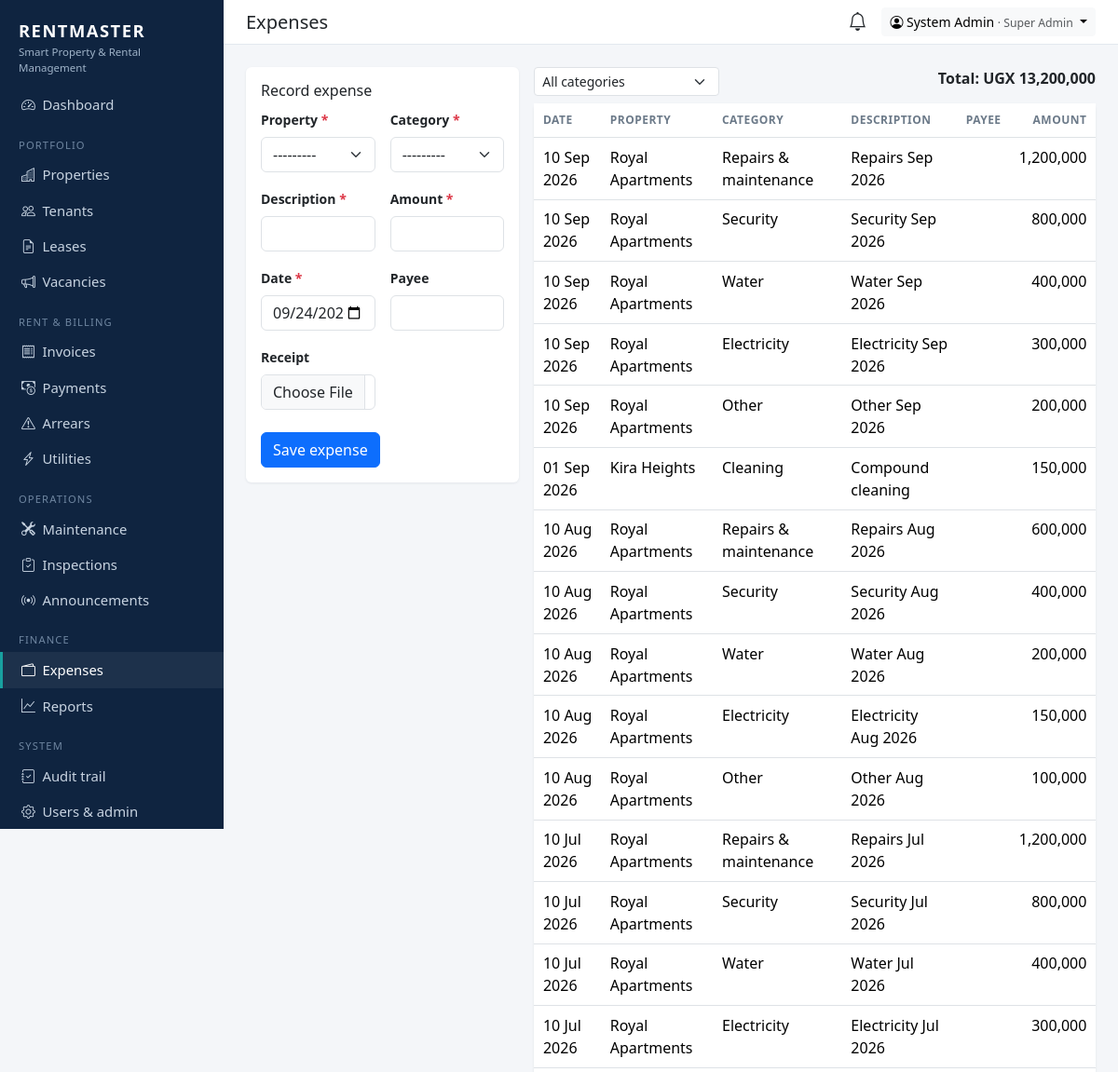
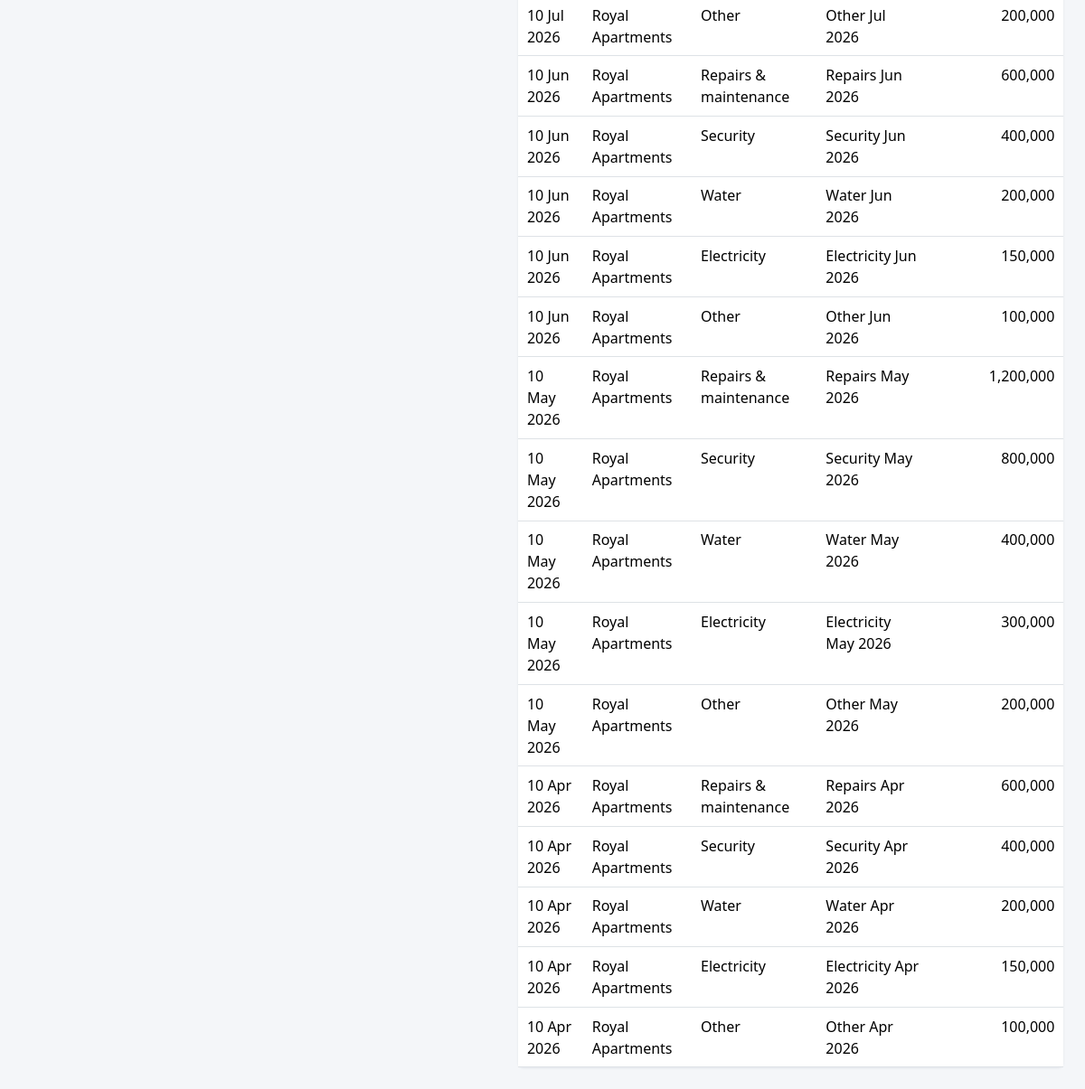
Screenshot of /finance/expenses/ (signed in) with the database file from the repository (2 pictures, top to bottom).
### apps/accounts/models.py (models this page shows, shortened)
class User(AbstractUser):
    role = models.CharField(max_length=20, choices=Role.choices, default=Role.TENANT)
    phone = models.CharField(max_length=20, blank=True)
    totp_secret = models.CharField(max_length=64, blank=True, editable=False)
    totp_enabled = models.BooleanField("Two-factor authentication", default=False, editable=False)
    def __str__(self):
        return self.get_full_name() or self.username

### apps/finance/models.py (models this page shows, shortened)
class Expense(models.Model):
    class Category(models.TextChoices):
        REPAIRS = "REPAIRS", "Repairs & maintenance"
        PLUMBING = "PLUMBING", "Plumbing"
        ELECTRICITY = "ELECTRICITY", "Electricity"
        WATER = "WATER", "Water"
        SECURITY = "SECURITY", "Security"
        CLEANING = "CLEANING", "Cleaning"
        SALARIES = "SALARIES", "Staff salaries"
        TAXES = "TAXES", "Property taxes"
        INSURANCE = "INSURANCE", "Insurance"
        MATERIALS = "MATERIALS", "Maintenance materials"
        CONTRACTORS = "CONTRACTORS", "Contractor payments"
        OTHER = "OTHER", "Other"
    property = models.ForeignKey(Property, on_delete=models.PROTECT, related_name="expenses")
    category = models.CharField(max_length=15, choices=Category.choices)
    description = models.CharField(max_length=200)
    amount = models.DecimalField(max_digits=12, decimal_places=0)
    date = models.DateField(default=date.today)
    payee = models.CharField(max_length=150, blank=True)
    receipt = models.FileField(upload_to="expenses/", blank=True, storage=private_storage, validators=[DOC_EXTS])
    maintenance_request = models.ForeignKey("maintenance.MaintenanceRequest", null=True, blank=True, on_delete=models.SET_NULL)
    recorded_by = models.ForeignKey(settings.AUTH_USER_MODEL, null=True, on_delete=models.SET_NULL, editable=False)
    created_at = models.DateTimeField(auto_now_add=True)
    class Meta:
        ordering = ["-date"]

### apps/properties/models.py (models this page shows, shortened)
class Property(models.Model):
    class Type(models.TextChoices):
        APARTMENT = "APARTMENT", "Apartment block"
        HOUSE = "HOUSE", "Houses / estate"
        COMMERCIAL = "COMMERCIAL", "Commercial"
        MIXED = "MIXED", "Mixed use"
        HOSTEL = "HOSTEL", "Hostel"
    class Status(models.TextChoices):
        ACTIVE = "ACTIVE", "Active"
        INACTIVE = "INACTIVE", "Inactive"
        UNDER_CONSTRUCTION = "UNDER_CONSTRUCTION", "Under construction"
    name = models.CharField(max_length=150)
    code = models.CharField(max_length=20, unique=True, help_text="Short code, e.g. ROYAL")
    property_type = models.CharField(max_length=20, choices=Type.choices, default=Type.APARTMENT)
    location = models.CharField(max_length=200)
    latitude = models.DecimalField(max_digits=9, decimal_places=6, null=True, blank=True)
    longitude = models.DecimalField(max_digits=9, decimal_places=6, null=True, blank=True)
    owner = models.ForeignKey(
        settings.AUTH_USER_MODEL, on_delete=models.PROTECT, related_name="owned_properties",
        limit_choices_to={"role": "OWNER"},
    )
    managers = models.ManyToManyField(
        settings.AUTH_USER_MODEL, blank=True, related_name="managed_properties",
        limit_choices_to={"role__in": ["MANAGER", "CARETAKER"]},
        help_text="Managers and caretakers who can work on this property.",
    )
    photo = models.FileField(upload_to="properties/", blank=True, validators=[IMAGE_EXTS])
    status = models.CharField(max_length=20, choices=Status.choices, default=Status.ACTIVE)
    notes = models.TextField(blank=True)
    created_at = models.DateTimeField(auto_now_add=True)
    class Meta:
        ordering = ["name"]
        verbose_name_plural = "properties"
    def __str__(self):
        return self.name

### apps/finance/views.py (the view)
# urls.py: path("expenses/", views.expense_list, name="expense_list"),
@role_required(*REPORT_ROLES)
def expense_list(request):
    expenses = Expense.objects.filter(property__in=properties_for(request.user)).select_related("property")
    category = request.GET.get("category", "")
    if category:
        expenses = expenses.filter(category=category)
    can_add = request.user.role in FINANCE_ROLES
    form = ExpenseForm(request.POST or None, request.FILES or None, user=request.user) if can_add else None
    if request.method == "POST" and can_add and form.is_valid():
        expense = form.save(commit=False)
        expense.recorded_by = request.user
        expense.save()
        messages.success(request, "Expense recorded.")
        return redirect("finance:expense_list")
    return render(request, "finance/expense_list.html", {
        "expenses": expenses[:500], "form": form, "category": category, "categories": Expense.Category.choices,
        "total": expenses.aggregate(s=Sum("amount"))["s"] or 0,
    })

### apps/finance/forms.py
class ExpenseForm(BootstrapFormMixin, forms.ModelForm):
    class Meta:
        model = Expense
        fields = ["property", "category", "description", "amount", "date", "payee", "receipt"]
        widgets = {"date": DateInput()}
    def __init__(self, *args, user=None, **kwargs):
        super().__init__(*args, **kwargs)
        self.fields["property"].queryset = properties_for(user)

### apps/accounts/permissions.py (called while the page is built)
def role_required(*roles):
    def decorator(view):
        @wraps(view)
        def wrapped(request, *args, **kwargs):
            if not request.user.is_authenticated:
                from django.contrib.auth.views import redirect_to_login
                return redirect_to_login(request.get_full_path())
            if request.user.role not in roles:
                raise PermissionDenied
            return view(request, *args, **kwargs)
        return wrapped
    return decorator

### apps/core/scoping.py (called while the page is built)
def properties_for(user):
    from apps.properties.models import Property
    qs = Property.objects.all()
    if user.role in ALL_ACCESS:
        return qs
    if user.role == Role.OWNER:
        return qs.filter(owner=user)
    if user.role in (Role.MANAGER, Role.CARETAKER):
        return qs.filter(managers=user)
    return qs.none()

### apps/core/templatetags/rm.py (called while the page is built)
@register.filter
def money(value):
    try:
        return f"{settings.RENTMASTER['CURRENCY']} {int(value or 0):,}"
    except (TypeError, ValueError):
        return value

@register.filter
def num(value):
    try:
        return f"{int(value or 0):,}"
    except (TypeError, ValueError):
        return value

### templates/finance/expense_list.html
{% extends "base.html" %}{% load rm %}
{% block heading %}Expenses{% endblock %}
{% block content %}
<div class="row g-3">
  {% if form %}
  <div class="col-lg-4"><div class="card"><div class="card-body">
    <h2 class="h6">Record expense</h2>
    {% include "partials/form_fields.html" with submit_label="Save expense" action=request.path %}
  </div></div></div>
  {% endif %}
  <div class="{% if form %}col-lg-8{% else %}col-12{% endif %}">
    <form class="d-flex gap-2 mb-2" method="get">
      <select name="category" class="form-select form-select-sm" style="width:auto" onchange="this.form.submit()"><option value="">All categories</option>
        {% for v, l in categories %}<option value="{{ v }}" {% if v == category %}selected{% endif %}>{{ l }}</option>{% endfor %}</select>
      <div class="ms-auto fw-semibold">Total: {{ total|money }}</div>
    </form>
    <div class="card"><div class="card-body p-0">
      <table class="table table-sm table-hover mb-0">
        <thead><tr><th>Date</th><th>Property</th><th>Category</th><th>Description</th><th>Payee</th><th class="text-end">Amount</th></tr></thead>
        {% for e in expenses %}
          <tr><td>{{ e.date|date:"d M Y" }}</td><td>{{ e.property.name }}</td><td>{{ e.get_category_display }}</td>
            <td>{{ e.description }}{% if e.receipt %} <a href="{% url 'expense_receipt' e.pk %}" target="_blank"><i class="bi bi-paperclip"></i></a>{% endif %}</td><td>{{ e.payee }}</td><td class="text-end">{{ e.amount|num }}</td></tr>
        {% empty %}<tr><td colspan="6" class="text-muted p-3">No expenses.</td></tr>{% endfor %}
      </table>
    </div></div>
  </div>
</div>
{% endblock %}

### templates/base.html (shortened to what this page needs)
<!doctype html>
<html lang="en">
<head>
  <link href="https://cdn.jsdelivr.net/npm/bootstrap@5.3.3/dist/css/bootstrap.min.css" rel="stylesheet">
  <link href="https://cdn.jsdelivr.net/npm/bootstrap-icons@1.11.3/font/bootstrap-icons.min.css" rel="stylesheet">
</head>
<body>
{% if user.is_authenticated %}
{% with p=request.path %}
<nav class="rm-sidebar">
  <div class="brand">RENTMASTER<small>Smart Property &amp; Rental Management</small></div>
  <ul class="nav flex-column mt-2">
    <li><a class="nav-link {% if p == '/' %}active{% endif %}" href="{% url 'dashboard' %}"><i class="bi bi-speedometer2"></i>Dashboard</a></li>
    {% if nav.properties %}
    <li class="section">Portfolio</li>
    <li><a class="nav-link {% if '/properties/' in p %}active{% endif %}" href="{% url 'properties:list' %}"><i class="bi bi-buildings"></i>Properties</a></li>
    <li><a class="nav-link {% if p == '/tenants/' or '/tenants/new' in p %}active{% endif %}" href="{% url 'tenants:list' %}"><i class="bi bi-people"></i>Tenants</a></li>
    <li><a class="nav-link {% if '/leases/' in p %}active{% endif %}" href="{% url 'tenants:lease_list' %}"><i class="bi bi-file-earmark-text"></i>Leases</a></li>
    {% endif %}
    {% if nav.vacancies %}<li><a class="nav-link {% if '/vacancies/' in p %}active{% endif %}" href="{% url 'vacancies:listing_list' %}"><i class="bi bi-megaphone"></i>Vacancies</a></li>{% endif %}
    {% if nav.billing %}
    <li class="section">{% if nav.is_tenant %}My account{% else %}Rent &amp; billing{% endif %}</li>
    <li><a class="nav-link {% if '/invoices/' in p %}active{% endif %}" href="{% url 'billing:invoice_list' %}"><i class="bi bi-receipt"></i>Invoices</a></li>
    <li><a class="nav-link {% if '/payments/' in p %}active{% endif %}" href="{% url 'billing:payment_list' %}"><i class="bi bi-cash-coin"></i>Payments</a></li>
    {% endif %}
    {% if nav.arrears %}<li><a class="nav-link {% if '/arrears/' in p %}active{% endif %}" href="{% url 'billing:arrears' %}"><i class="bi bi-exclamation-triangle"></i>Arrears</a></li>{% endif %}
    {% if nav.utilities %}<li><a class="nav-link {% if '/utilities/' in p %}active{% endif %}" href="{% url 'billing:utility_list' %}"><i class="bi bi-lightning-charge"></i>Utilities</a></li>{% endif %}
    <li class="section">Operations</li>
    <li><a class="nav-link {% if '/maintenance/' in p %}active{% endif %}" href="{% url 'maintenance:list' %}"><i class="bi bi-tools"></i>Maintenance</a></li>
    {% if nav.inspections %}<li><a class="nav-link {% if '/inspections/' in p %}active{% endif %}" href="{% url 'inspections:list' %}"><i class="bi bi-clipboard-check"></i>Inspections</a></li>{% endif %}
    {% if nav.announce %}<li><a class="nav-link {% if '/announcements/' in p %}active{% endif %}" href="{% url 'announcement' %}"><i class="bi bi-broadcast"></i>Announcements</a></li>{% endif %}
    {% if nav.finance %}
    <li class="section">Finance</li>
    <li><a class="nav-link {% if '/expenses/' in p %}active{% endif %}" href="{% url 'finance:expense_list' %}"><i class="bi bi-wallet2"></i>Expenses</a></li>
    <li><a class="nav-link {% if '/reports/' in p %}active{% endif %}" href="{% url 'finance:report' %}"><i class="bi bi-graph-up"></i>Reports</a></li>
    {% endif %}
    {% if nav.audit or nav.admin %}<li class="section">System</li>{% endif %}
    {% if nav.audit %}<li><a class="nav-link {% if '/audit/' in p %}active{% endif %}" href="{% url 'audit_log' %}"><i class="bi bi-journal-check"></i>Audit trail</a></li>{% endif %}
    {% if nav.admin %}<li><a class="nav-link" href="{% url 'admin:index' %}"><i class="bi bi-gear"></i>Users &amp; admin</a></li>{% endif %}
  </ul>
</nav>
<div class="rm-main">
  <div class="rm-topbar d-flex align-items-center justify-content-between px-4 py-2 no-print">
    <h1 class="h5 mb-0">{% block heading %}{% endblock %}</h1>
    <div class="d-flex align-items-center gap-3">
      <a href="{% url 'notifications' %}" class="position-relative text-body" title="Notifications">
        <i class="bi bi-bell fs-5"></i>
      </a>
      <div class="dropdown">
        <button class="btn btn-sm btn-light dropdown-toggle" data-bs-toggle="dropdown">
          <i class="bi bi-person-circle"></i> {{ user }} <span class="text-muted small">· {{ user.get_role_display }}</span>
        </button>
      </div>
    </div>
  </div>
  <main class="p-4">
    {% block content %}{% endblock %}
  </main>
</div>
{% endwith %}
{% else %}
  {% block public %}{% endblock %}
{% endif %}
</body>
</html>

### templates/base.html (style rules this page uses)
:root { --rm-navy: #0f2440; --rm-accent: #18a0a0; }
body { background: #f4f6f9; }
.rm-sidebar { background: var(--rm-navy); min-height: 100vh; width: 240px; position: fixed; top: 0; left: 0; overflow-y: auto; z-index: 1030; }
.rm-sidebar .brand { color: #fff; font-weight: 800; letter-spacing: .08em; padding: 1.2rem 1.25rem .25rem; font-size: 1.15rem; }
.rm-sidebar .brand small { display:block; font-weight: 400; letter-spacing: 0; color: #9fb3c8; font-size: .72rem; }
.rm-sidebar .nav-link { color: #c7d3e0; padding: .5rem 1.25rem; border-left: 3px solid transparent; font-size: .93rem; }
.rm-sidebar .nav-link i { width: 1.4rem; display: inline-block; }
.rm-sidebar .nav-link:hover, .rm-sidebar .nav-link.active { color: #fff; background: rgba(255,255,255,.06); border-left-color: var(--rm-accent); }
.rm-sidebar .section { color: #6f86a0; font-size: .7rem; text-transform: uppercase; letter-spacing: .1em; padding: 1rem 1.25rem .25rem; }
.rm-main { margin-left: 240px; }
.rm-topbar { background: #fff; border-bottom: 1px solid #e3e8ef; }
.card { border: 0; box-shadow: 0 1px 3px rgba(15,36,64,.08); }
.table > :not(caption) > * > * { padding: .55rem .6rem; }
.table thead th { font-size: .75rem; text-transform: uppercase; color: #6c7a89; letter-spacing: .04em; }

### rows the page displays
User: first_name+last_name "System Admin", role "Super Admin"
Expense: date "10 Sep 2026", property.name "Royal Apartments", category "Repairs & maintenance", description "Repairs Sep 2026", amount|num "1,200,000"
Expense: date "10 Sep 2026", property.name "Royal Apartments", category "Security", description "Security Sep 2026", amount|num "800,000"
Expense: date "10 Sep 2026", property.name "Royal Apartments", category "Water", description "Water Sep 2026", amount|num "400,000"
Expense: date "10 Sep 2026", property.name "Royal Apartments", category "Electricity", description "Electricity Sep 2026", amount|num "300,000"
Expense: date "10 Sep 2026", property.name "Royal Apartments", category "Other", description "Other Sep 2026", amount|num "200,000"
Expense: date "01 Sep 2026", property.name "Kira Heights", category "Cleaning", description "Compound cleaning", amount|num "150,000"
Expense: date "10 Aug 2026", property.name "Royal Apartments", category "Repairs & maintenance", description "Repairs Aug 2026", amount|num "600,000"
Expense: date "10 Aug 2026", property.name "Royal Apartments", category "Security", description "Security Aug 2026", amount|num "400,000"
Expense: date "10 Aug 2026", property.name "Royal Apartments", category "Water", description "Water Aug 2026", amount|num "200,000"
Expense: date "10 Aug 2026", property.name "Royal Apartments", category "Electricity", description "Electricity Aug 2026", amount|num "150,000"
Expense: date "10 Aug 2026", property.name "Royal Apartments", category "Other", description "Other Aug 2026", amount|num "100,000"
Expense: date "10 Jul 2026", property.name "Royal Apartments", category "Repairs & maintenance", description "Repairs Jul 2026", amount|num "1,200,000"
Expense: date "10 Jul 2026", property.name "Royal Apartments", category "Security", description "Security Jul 2026", amount|num "800,000"
Expense: date "10 Jul 2026", property.name "Royal Apartments", category "Water", description "Water Jul 2026", amount|num "400,000"
Expense: date "10 Jul 2026", property.name "Royal Apartments", category "Electricity", description "Electricity Jul 2026", amount|num "300,000"
Expense: date "10 Jul 2026", property.name "Royal Apartments", category "Other", description "Other Jul 2026", amount|num "200,000"
Expense: date "10 Jun 2026", property.name "Royal Apartments", category "Repairs & maintenance", description "Repairs Jun 2026", amount|num "600,000"
Expense: date "10 Jun 2026", property.name "Royal Apartments", category "Security", description "Security Jun 2026", amount|num "400,000"
Expense: date "10 Jun 2026", property.name "Royal Apartments", category "Water", description "Water Jun 2026", amount|num "200,000"
Expense: date "10 Jun 2026", property.name "Royal Apartments", category "Electricity", description "Electricity Jun 2026", amount|num "150,000"
Expense: date "10 Jun 2026", property.name "Royal Apartments", category "Other", description "Other Jun 2026", amount|num "100,000"
Expense: date "10 May 2026", property.name "Royal Apartments", category "Repairs & maintenance", description "Repairs May 2026", amount|num "1,200,000"
Expense: date "10 May 2026", property.name "Royal Apartments", category "Security", description "Security May 2026", amount|num "800,000"
Expense: date "10 May 2026", property.name "Royal Apartments", category "Water", description "Water May 2026", amount|num "400,000"
Expense: date "10 May 2026", property.name "Royal Apartments", category "Electricity", description "Electricity May 2026", amount|num "300,000"
Expense: date "10 May 2026", property.name "Royal Apartments", category "Other", description "Other May 2026", amount|num "200,000"
Expense: date "10 Apr 2026", property.name "Royal Apartments", category "Repairs & maintenance", description "Repairs Apr 2026", amount|num "600,000"
Expense: date "10 Apr 2026", property.name "Royal Apartments", category "Security", description "Security Apr 2026", amount|num "400,000"
Expense: date "10 Apr 2026", property.name "Royal Apartments", category "Water", description "Water Apr 2026", amount|num "200,000"
Expense: date "10 Apr 2026", property.name "Royal Apartments", category "Electricity", description "Electricity Apr 2026", amount|num "150,000"
Expense: date "10 Apr 2026", property.name "Royal Apartments", category "Other", description "Other Apr 2026", amount|num "100,000"

### other values shown
{{ field.label }} "Property" "Category" "Description" "Amount" "Date" "Payee" "Receipt"
{{ submit_label|default:"Save" }} "Save expense"
{{ total|money }} "UGX 13,200,000"
